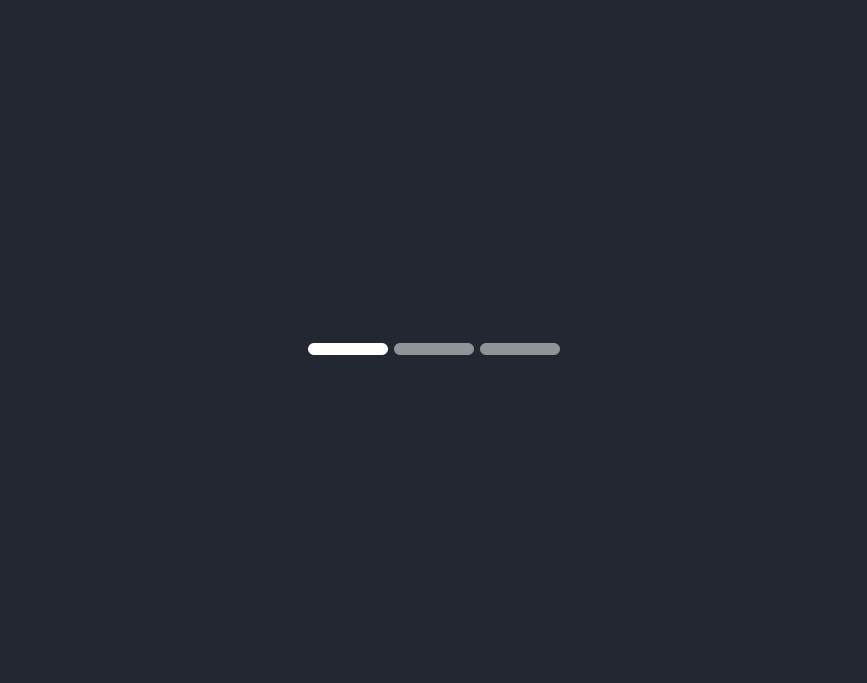
<?xml version="1.0" encoding="UTF-8"?>
<ui version="4.0">
 <class>NormalVideoView</class>
 <widget class="QWidget" name="NormalVideoView">
  <property name="geometry">
   <rect>
    <x>0</x>
    <y>0</y>
    <width>867</width>
    <height>683</height>
   </rect>
  </property>
  <property name="minimumSize">
   <size>
    <width>0</width>
    <height>0</height>
   </size>
  </property>
  <property name="windowTitle">
   <string/>
  </property>
  <property name="styleSheet">
   <string notr="true">QWidget{
	background-color: #222732;
}</string>
  </property>
  <layout class="QVBoxLayout" name="verticalLayout">
   <property name="spacing">
    <number>0</number>
   </property>
   <property name="leftMargin">
    <number>0</number>
   </property>
   <property name="topMargin">
    <number>0</number>
   </property>
   <property name="rightMargin">
    <number>0</number>
   </property>
   <property name="bottomMargin">
    <number>0</number>
   </property>
   <item>
    <layout class="QGridLayout" name="gridLayout">
     <property name="leftMargin">
      <number>8</number>
     </property>
     <property name="topMargin">
      <number>8</number>
     </property>
     <property name="rightMargin">
      <number>8</number>
     </property>
     <property name="bottomMargin">
      <number>8</number>
     </property>
     <property name="spacing">
      <number>8</number>
     </property>
    </layout>
   </item>
   <item>
    <widget class="QWidget" name="pageControlWidget" native="true">
     <property name="maximumSize">
      <size>
       <width>16777215</width>
       <height>12</height>
      </size>
     </property>
     <property name="styleSheet">
      <string notr="true">QPushButton{
background: rgb(255,255,255,0.5);
opacity: 0.5;
border-radius: 6px;
}
QPushButton:hover{
background: #FFFFFF;
}

QPushButton:checked{
background: #FFFFFF;
}</string>
     </property>
     <layout class="QHBoxLayout" name="horizontalLayout">
      <property name="leftMargin">
       <number>0</number>
      </property>
      <property name="topMargin">
       <number>0</number>
      </property>
      <property name="rightMargin">
       <number>0</number>
      </property>
      <property name="bottomMargin">
       <number>0</number>
      </property>
      <item>
       <spacer name="horizontalSpacer">
        <property name="orientation">
         <enum>Qt::Horizontal</enum>
        </property>
        <property name="sizeHint" stdset="0">
         <size>
          <width>40</width>
          <height>20</height>
         </size>
        </property>
       </spacer>
      </item>
      <item>
       <widget class="QPushButton" name="page1">
        <property name="minimumSize">
         <size>
          <width>80</width>
          <height>0</height>
         </size>
        </property>
        <property name="text">
         <string/>
        </property>
        <property name="checkable">
         <bool>true</bool>
        </property>
        <property name="checked">
         <bool>true</bool>
        </property>
       </widget>
      </item>
      <item>
       <widget class="QPushButton" name="page2">
        <property name="minimumSize">
         <size>
          <width>80</width>
          <height>0</height>
         </size>
        </property>
        <property name="text">
         <string/>
        </property>
        <property name="checkable">
         <bool>true</bool>
        </property>
       </widget>
      </item>
      <item>
       <widget class="QPushButton" name="page3">
        <property name="minimumSize">
         <size>
          <width>80</width>
          <height>0</height>
         </size>
        </property>
        <property name="maximumSize">
         <size>
          <width>16777215</width>
          <height>16777215</height>
         </size>
        </property>
        <property name="text">
         <string/>
        </property>
        <property name="checkable">
         <bool>true</bool>
        </property>
       </widget>
      </item>
      <item>
       <spacer name="horizontalSpacer_2">
        <property name="orientation">
         <enum>Qt::Horizontal</enum>
        </property>
        <property name="sizeHint" stdset="0">
         <size>
          <width>40</width>
          <height>20</height>
         </size>
        </property>
       </spacer>
      </item>
     </layout>
    </widget>
   </item>
  </layout>
 </widget>
 <resources/>
 <connections/>
</ui>
